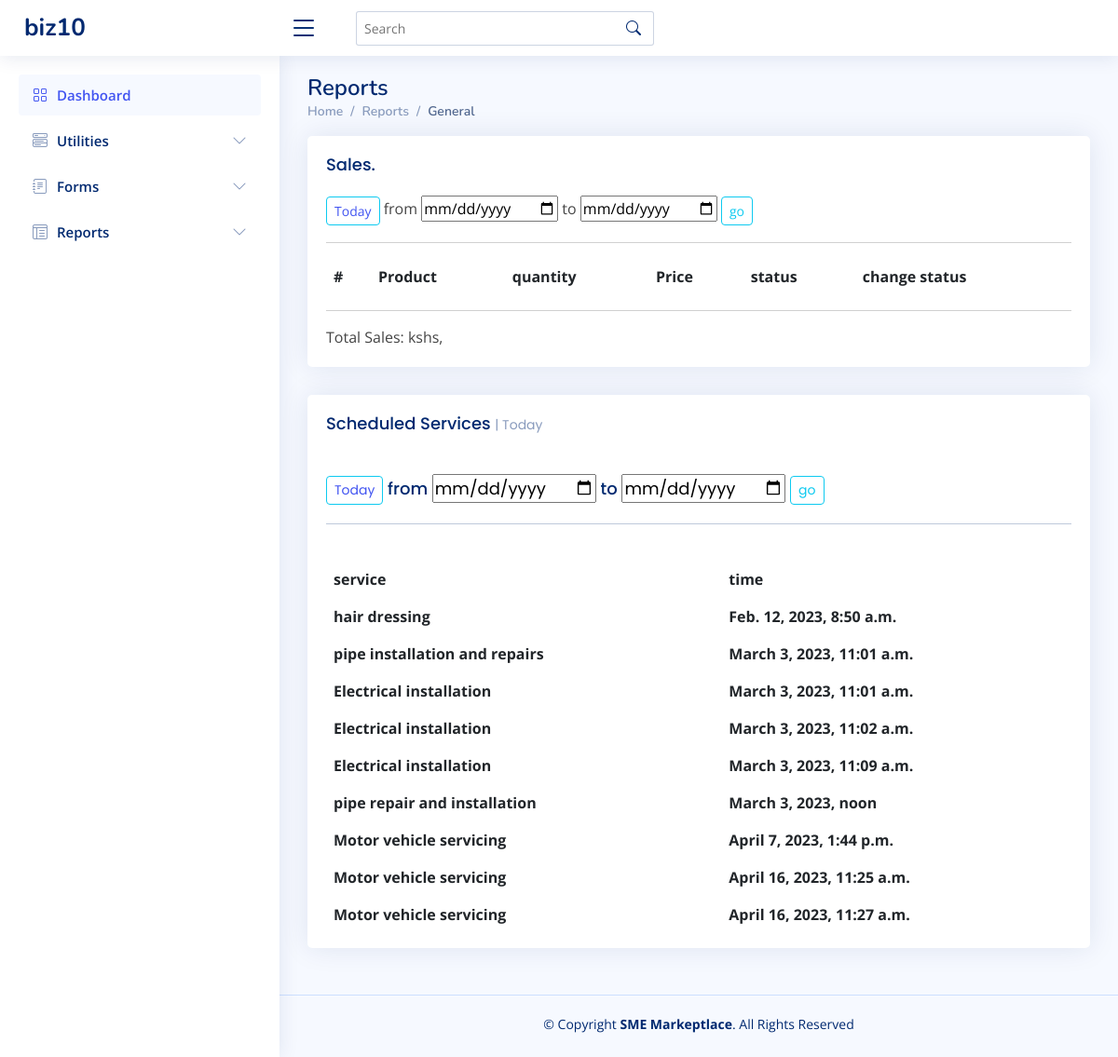
The app's page /today_query/ (signed in) with its own data.
### Service/models.py (models this page shows, shortened)
class Business(models.Model):
    user = models.OneToOneField(User, on_delete=models.CASCADE,null=True, related_name="businesses")
    brand_name = models.CharField(max_length=20,default="none")
    logo = models.ImageField(upload_to="photos/logos",null=True,blank=True)
    liscences = models.ImageField(upload_to="photos/liscences",null=True,blank=True)
    phone_number = models.CharField(max_length=10)
    photo = models.ImageField(upload_to="photos/Businesses",null=True,blank=True)

class ScheduleService(models.Model):
    customer = models.ForeignKey("Customer", on_delete=models.CASCADE, null=True,blank=True)
    service = models.ForeignKey('Service', on_delete=models.CASCADE)
    time = models.DateTimeField()

class Service(models.Model):
    business = models.ForeignKey("Business",on_delete=models.CASCADE, null=True, related_name="services")
    name = models.CharField(max_length=200)
    charges = models.DecimalField(max_digits=6, decimal_places=2)
    images = models.FileField(upload_to="photo/Service", blank=True, null=True)
    video = models.FileField(upload_to="videos", blank=True, null=True)
    description = models.TextField(max_length=200)
    def __str__(self):
      return self.name

### Service/views.py (the view)
# urls.py: path('today_query/', today_query, name='today_query'),
def today_query(request):
    user = request.user
    last = user.last_login
    now = datetime.datetime.now()
    business = Business.objects.get(user=user)
    enquiries = Response.objects.all()
    products = business.products.all()
    sales = Sales.objects.filter(product__in=products)
    sales = sales.filter(time__date=datetime.date.today())
    s_services = ScheduleService.objects.all()
    mydict = {
        'business':business,
        'enquiries':enquiries,
        'sales':sales,
        'products':products,
        'last':last,
        'now': now,
        's_services':s_services
    }
    return render(request, "business_home/NiceAdmin/tables-data.html", mydict)

### templates/business_home/NiceAdmin/tables-data.html (shortened to what this page needs)
<!DOCTYPE html>
{% extends './index.html' %}
  {% load static %}
{% block main %}
    <div class="pagetitle">
      <h1>Reports</h1>
      <nav>
        <ol class="breadcrumb">
          <li class="breadcrumb-item"><a href="index.html">Home</a></li>
          <li class="breadcrumb-item">Reports</li>
          <li class="breadcrumb-item active">General</li>
        </ol>
      </nav>
    </div>
    <section class="section">
      <div class="row">
        <div class="col-12">
          <div class="card  overflow-auto">
            <div class="card-body">
              <h5 class="card-title">Sales.</h5>
                <form method="post" action="{% url 'from_to_query' %}">
                  <button class="btn btn-sm btn-outline-info"><a href="{% url 'today_query' %}">Today</a></button>
                  <label>from</label>
                  <input type="date" name="from">
                  <label>to</label>
                <input type="date" name="to">
                <button type="submit" class="btn btn-sm btn-outline-info">go</button>
                </form>
              <hr>
              <table class="table table-borderless">
                <thead>
                  <tr>
                    <th scope="col">#</th>
                    <th scope="col">Product </th>
                    <th scope="col">quantity</th>
                    <th scope="col">Price</th>
                    <th scope="col">status</th>
                    <th scope="col">change status</th>
                  </tr>
                </thead>
              </table>
              <hr>
              Total Sales: kshs, {{ total_price }}
            </div>
          </div>
        </div>
        <div class="col-12">
          <div class="card top-selling overflow-auto">
            <div class="card-body pb-0">
              <h5 class="card-title">Scheduled Services <span>| Today</span></h5>
              <div class="card-title mb-2">
                <form method="post" action="{% url 'from_to_schedule' %}">
                  <button class="btn btn-sm btn-outline-info vh-3 w-3" ><a href="{% url 'today_service' %}">Today</a></button>
                  <label>from</label>
                  <input type="date" name="from">
                  <label>to</label>
                <input type="date" name="to">
                <button type="submit" class="btn btn-sm btn-outline-info">go</button>
                </form>
                <hr>
              </div>
              <table class="table table-borderless">
                <thead>
                  <tr>
                    <th scope="col">service</th>
                    <th scope="col">time</th>
                  </tr>
                </thead>
                <tbody>
                  {% for s in s_services %}
                  <tr>
                    <th scope="row">{{ s.service }}</th>
                    <th scope="row">{{ s.time }}</th>
                  {% endfor %}
                </tbody>
              </table>
            </div>
          </div>
        </div>
      </div>
    </section>
{% endblock main %}

### templates/business_home/NiceAdmin/base.html (shortened to what this page needs)
<!DOCTYPE html>
<html lang="en">
<head>
  {% load static %}
  {% block style %}{% endblock style %}
</head>
<body>
    {% block header %}
  <header id="header" class="header fixed-top d-flex align-items-center">
    <div class="d-flex align-items-center justify-content-between">
      <a href="{% url 'business_home' %}" class="logo d-flex align-items-center">
        <span class="d-none d-lg-block">{{ user.businesses.brand_name }}</span>
      </a>
      <i class="bi bi-list toggle-sidebar-btn"></i>
    </div>
    <div class="search-bar" style="margin-right: 600px; margin-left: 20px;">
      <form class="search-form d-flex align-items-center" method="POST" action="#">
        <input type="text" name="query" placeholder="Search" title="Enter search keyword">
        <button type="submit" title="Search"><i class="bi bi-search"></i></button>
      </form>
    </div>
  </header>
{% endblock header %}
{% block sidebar %}
  <aside id="sidebar" class="sidebar">
    <ul class="sidebar-nav" id="sidebar-nav">
      <li class="nav-item">
        <a class="nav-link " href="{% url 'business_home' %}">
          <i class="bi bi-grid"></i>
          <span>Dashboard</span>
        </a>
      </li>
      <li class="nav-item">
        <a class="nav-link collapsed" data-bs-target="#components-nav" data-bs-toggle="collapse" href="#">
          <i class="bi bi-menu-button-wide"></i><span>Utilities</span><i class="bi bi-chevron-down ms-auto"></i>
        </a>
      </li>
      <li class="nav-item">
        <a class="nav-link collapsed" data-bs-target="#forms-nav" data-bs-toggle="collapse" href="#">
          <i class="bi bi-journal-text"></i><span>Forms</span><i class="bi bi-chevron-down ms-auto"></i>
        </a>
      </li>
      <li class="nav-item">
        <a class="nav-link collapsed" data-bs-target="#tables-nav" data-bs-toggle="collapse" href="#">
          <i class="bi bi-layout-text-window-reverse"></i><span>Reports</span><i class="bi bi-chevron-down ms-auto"></i>
        </a>
      </li>
    </ul>
  </aside>
{% endblock sidebar %}
  <main id="main" class="main">
    {% block main %}{% endblock main %}
  </main>
  {% block footer %}
  <footer id="footer" class="footer">
    <div class="copyright">
      &copy; Copyright <strong><span>SME Markeptlace</span></strong>. All Rights Reserved
    </div>
    <div class="credits">
    </div>
  </footer>
  {% endblock footer %}
</body>
</html>

### static/styling/business_home/assets/css/style.css (style rules this page uses)
:root { scroll-behavior: smooth; }
body { font-family: "Open Sans", sans-serif; background: #f6f9ff; color: #444444; }
a { color: #4154f1; text-decoration: none; }
h1, h2, h3, h4, h5, h6 { font-family: "Nunito", sans-serif; }
#main { margin-top: 60px; padding: 20px 30px; transition: all 0.3s; }
.pagetitle { margin-bottom: 10px; }
.pagetitle h1 { font-size: 24px; margin-bottom: 0; font-weight: 600; color: #012970; }
.card { margin-bottom: 30px; border: none; border-radius: 5px; box-shadow: 0px 0 30px rgba(1, 41, 112, 0.1); }
.card-title { padding: 20px 0 15px 0; font-size: 18px; font-weight: 500; color: #012970; font-family: "Poppins", sans-serif; }
.card-title span { color: #899bbd; font-size: 14px; font-weight: 400; }
.card-body { padding: 0 20px 20px 20px; }
.breadcrumb { font-size: 14px; font-family: "Nunito", sans-serif; color: #899bbd; font-weight: 600; }
.breadcrumb a { color: #899bbd; transition: 0.3s; }
.breadcrumb .breadcrumb-item::before { color: #899bbd; }
.breadcrumb .active { color: #51678f; font-weight: 600; }
.logo { line-height: 1; }
@media (min-width: 1200px) { .logo { width: 280px; } }
.logo span { font-size: 26px; font-weight: 700; color: #012970; font-family: "Nunito", sans-serif; }
.header { transition: all 0.5s; z-index: 997; height: 60px; box-shadow: 0px 2px 20px rgba(1, 41, 112, 0.1); background-color: #fff; padding-left: 20px; }
.header .toggle-sidebar-btn { font-size: 32px; padding-left: 10px; cursor: pointer; color: #012970; }
.header .search-bar { min-width: 360px; padding: 0 20px; }
.header .search-form { width: 100%; }
.header .search-form input { border: 0; font-size: 14px; color: #012970; border: 1px solid rgba(1, 41, 112, 0.2); padding: 7px 38px 7px 8px; border-radius: 3px; transition: 0.3s; width: 100%; }
.header .search-form button { border: 0; padding: 0; margin-left: -30px; background: none; }
.header .search-form button i { color: #012970; }
.sidebar { position: fixed; top: 60px; left: 0; bottom: 0; width: 300px; z-index: 996; transition: all 0.3s; padding: 20px; overflow-y: auto; scrollbar-width: thin; scrollbar-color: #aab7cf transparent; box-shadow: 0px 0px 20px rgba(1, 41, 112, 0.1); background-color: #fff; }
@media (min-width: 1200px) { #main, #footer { margin-left: 300px; } }
.sidebar-nav { padding: 0; margin: 0; list-style: none; }
.sidebar-nav li { padding: 0; margin: 0; list-style: none; }
.sidebar-nav .nav-item { margin-bottom: 5px; }
.sidebar-nav .nav-link { display: flex; align-items: center; font-size: 15px; font-weight: 600; color: #4154f1; transition: 0.3; background: #f6f9ff; padding: 10px 15px; border-radius: 4px; }
.sidebar-nav .nav-link i { font-size: 16px; margin-right: 10px; color: #4154f1; }
.sidebar-nav .nav-link.collapsed { color: #012970; background: #fff; }
.sidebar-nav .nav-link.collapsed i { color: #899bbd; }
.sidebar-nav .nav-link .bi-chevron-down { margin-right: 0; transition: transform 0.2s ease-in-out; }
.footer { padding: 20px 0; font-size: 14px; transition: all 0.3s; border-top: 1px solid #cddfff; }
.footer .copyright { text-align: center; color: #012970; }
.footer .credits { padding-top: 5px; text-align: center; font-size: 13px; color: #012970; }

### records on screen
ScheduleService: service "hair dressing", time "Feb. 12, 2023, 8:50 a.m."
ScheduleService: service "pipe installation and repairs", time "March 3, 2023, 11:01 a.m."
ScheduleService: service "Electrical installation", time "March 3, 2023, 11:01 a.m."
ScheduleService: service "Electrical installation", time "March 3, 2023, 11:02 a.m."
ScheduleService: service "Electrical installation", time "March 3, 2023, 11:09 a.m."
ScheduleService: service "pipe repair and installation", time "March 3, 2023, noon"
ScheduleService: service "Motor vehicle servicing", time "April 7, 2023, 1:44 p.m."
ScheduleService: service "Motor vehicle servicing", time "April 16, 2023, 11:25 a.m."
ScheduleService: service "Motor vehicle servicing", time "April 16, 2023, 11:27 a.m."

### other values on screen
{{ user.businesses.brand_name }} "biz10"
